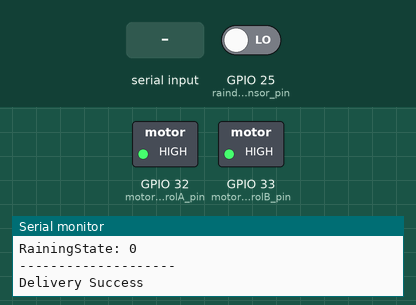
A sketch run on a simulated ESP32. Parts: switched loads named in the sketch (green lamp = pin HIGH), the last lines printed to the serial monitor. The inputs (shaded band) are chosen by the test bench; at power-on: GPIO 25 (raindropSensor_pin) LOW. WiFi joins after 1.5 s; servers stay silent unless stated.

Above: at 4.7 s.
4.8 s: GPIO 25 (raindropSensor_pin) driven HIGH
At 7.9 s:
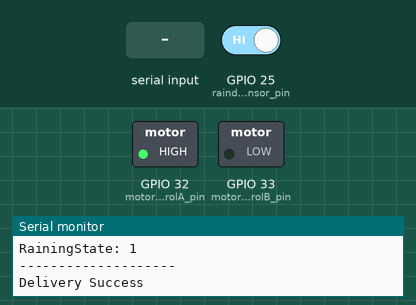
12.5 s: "CMD_EXTEND\n" received over Serial
At 13.2 s:
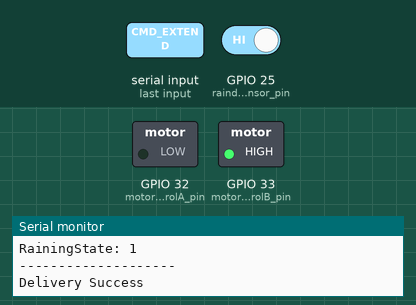
19.5 s: "f\n" received over Serial
At 20.9 s:
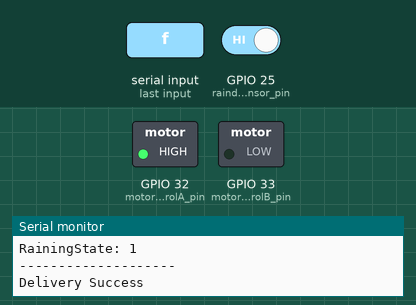
Timing chart, 0 to 25.0 s (numbered marks = the images above; inputs shaded):
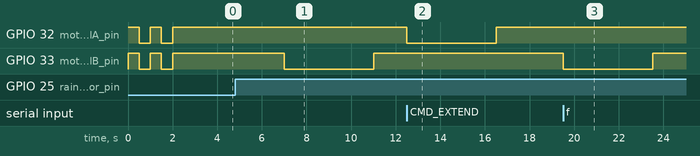

The sketch:

ESP32-SensorNode.ino
```cpp
#include "globals.hpp"
#include "payloads.hpp"
#include <esp_now.h>
#include <WiFi.h>
//#include "firebase.hpp"

#define VOICE_UART Serial1
#define VOICE_UART_BAUD 115200
#define VOICE_UART_RX 16 //rx sensornode
#define VOICE_UART_TX 17 //sent to esps3

TaskHandle_t controlTaskHandler;
TaskHandle_t sendStateTaskHandler;
QueueHandle_t eventQueue;

void readVoiceUART();

CoverState coverState = UNKNOWN;
MotorState motorState = HALT;
RainingState rainingState = DRY;

// entry point for sending out parameters
void sendStateTask(void *pvParameters) {
  Packet p;
  for (;;) {
    Serial.printf("MotorState: %d\n", motorState);
    Serial.printf("CoverState: %d\n", coverState);
    Serial.printf("RainingState: %d\n", rainingState);
    Serial.println("--------------------");

    p.header.src = BRAIN;
    p.header.dst = MINT;
    p.header.type = MSG_STATE;
    p.payload.state.motorState = motorState;
    p.payload.state.coverState = coverState;
    p.payload.state.rainingState = rainingState;
    if (xQueueSend(espNowQueue, &p, portMAX_DELAY) != pdTRUE) {
      Serial.println("Failed to send to esp-now queue");
    }
    vTaskDelay(pdMS_TO_TICKS(1000)); // send every x milliseconds
  }
}
// ===== ESP-NOW receive callback (จาก Beau) =====
// void OnDataRecv(const esp_now_recv_info * info, const uint8_t *data, int len) {
//   if (len <= 0 || data == nullptr) return;

//   // แปลง data เป็นสตริง
//   String msg = String((const char *)data);
//   msg.trim();

//   Serial.print("ESP-NOW recv: ");
//   Serial.println(msg);

//   EventType e;

//   if (msg == "CMD_EXTEND") {
//     e = CMD_EXTEND;
//   } else if (msg == "CMD_RETRACT") {
//     e = CMD_RETRACT;
//   } else {
//     Serial.println("Unknown ESP-NOW message, ignore");
//     return;
//   }

//   if (eventQueue != nullptr) {
//     if (xQueueSend(eventQueue, &e, 0) != pdTRUE) {
//       Serial.println("Failed to enqueue event from ESP-NOW");
//     }
//   }
// }

// controlling motor on event received
void controlTask(void *pvParameters) {
  EventType e;
  WantedState wantedState;
  for (;;) {
    if (xQueueReceive(eventQueue, &e, portMAX_DELAY) == pdTRUE) {
      switch (e) {
        case RAIN_ON:
          Serial.println("RAIN_ON");
          if (coverState != EXTENDED) {
            wantedState = WANT_EXTEND;
            if (xQueueSend(motorQueue, &wantedState, portMAX_DELAY) != pdTRUE) {
              Serial.println("Failed to send to queue via activation signal");
            }
          }
          break;
        case RAIN_OFF:
          Serial.println("RAIN_OFF");
          if (coverState != RETRACTED) {
            wantedState = WANT_RETRACT;
            if (xQueueSend(motorQueue, &wantedState, portMAX_DELAY) != pdTRUE) {
              Serial.println("Failed to send to queue via deactivation signal");
            }
          }
          break;
        case CMD_EXTEND:
          Serial.println("CMD_EXTEND");
          if (coverState != EXTENDED) {
            wantedState = WANT_EXTEND;
            if (xQueueSend(motorQueue, &wantedState, portMAX_DELAY) != pdTRUE) {
              Serial.println("Failed to send to queue via activation signal");
            }
          }
          break;
        case CMD_RETRACT:
          Serial.println("CMD_RETRACT");
          if (coverState != RETRACTED) {
            wantedState = WANT_RETRACT;
            if (xQueueSend(motorQueue, &wantedState, portMAX_DELAY) != pdTRUE) {
              Serial.println("Failed to send to queue via deactivation signal");
            }
          }
          break;
        default:
          Serial.println("Unknown event");
          wantedState = NONE;
          break;
      }
    } else {
      Serial.println("eventQueue receive error.");
    }
    vTaskDelay(pdMS_TO_TICKS(10));
  }
}

void setup() {
  Serial.begin(115200);

  VOICE_UART.begin(VOICE_UART_BAUD, SERIAL_8N1, VOICE_UART_RX, VOICE_UART_TX);
  eventQueue = xQueueCreate(16, sizeof(EventType));
  if (eventQueue == nullptr) {
    Serial.println("Failed to create eventQueue");
  }
  // setups
  setupMotor();
  setupSensors();
  setupEspNow();

  xTaskCreatePinnedToCore(controlTask, "main-control-task", 8192, NULL, 2, &controlTaskHandler, 0);
  xTaskCreatePinnedToCore(sendStateTask, "send-state-task", 8192, NULL, 2, &sendStateTaskHandler, 1);
  Serial.println("Setup Complete!");
}

void loop() {
  // put your main code here, to run repeatedly:
  readCommand();
}
```

actuators.ino
```cpp
#include "globals.hpp"

const uint8_t motorControlA_pin = 32;
const uint8_t motorControlB_pin = 33;

QueueHandle_t motorQueue;
TaskHandle_t motorTaskHandler;

void setupMotor() {
  pinMode(motorControlA_pin, OUTPUT);
  pinMode(motorControlB_pin, OUTPUT);

  for (int i = 0; i < 2; i++) {
    digitalWrite(motorControlA_pin, HIGH);
    digitalWrite(motorControlB_pin, HIGH);
    delay(500);
    digitalWrite(motorControlA_pin, LOW);
    digitalWrite(motorControlB_pin, LOW);
    delay(500);
  }
  digitalWrite(motorControlA_pin, HIGH);
  digitalWrite(motorControlB_pin, HIGH);

  motorQueue = xQueueCreate(16, sizeof(WantedState));
  if (motorQueue == NULL) {
    Serial.println("Failed to create motorQueue!");
    while (true) { delay(1000); }
  }

  xTaskCreatePinnedToCore(motorTask, "motor-task", 8192, NULL, 1, &motorTaskHandler, 0);
}

void motorTask(void *pvParameters) {
  WantedState command;

  for (;;) {
    if (xQueueReceive(motorQueue, &command, portMAX_DELAY) == pdTRUE) {
      if (command == NONE) {
        digitalWrite(motorControlA_pin, HIGH);
        digitalWrite(motorControlB_pin, HIGH);
        motorState = HALT;
      }
      else if (command == WANT_EXTEND && coverState != EXTENDED) {
        Serial.println("MOTOR: EXTEND");
        digitalWrite(motorControlA_pin, HIGH);
        digitalWrite(motorControlB_pin, LOW);
        motorState = WORKING;
        vTaskDelay(pdMS_TO_TICKS(4000));


        WantedState afterCommand = NONE;
        xQueueSend(motorQueue, &afterCommand, portMAX_DELAY);

        coverState = EXTENDED;
      }
      else if (command == WANT_RETRACT && coverState != RETRACTED) {
        Serial.println("MOTOR: RETRACT");
        digitalWrite(motorControlA_pin, LOW);
        digitalWrite(motorControlB_pin, HIGH);
        motorState = WORKING;
        vTaskDelay(pdMS_TO_TICKS(4000));

        WantedState afterCommand = NONE;
        xQueueSend(motorQueue, &afterCommand, portMAX_DELAY);

        coverState = RETRACTED;
      }
      else {
        Serial.println("Unknown command received from motorQueue.");
      }
    } else {
      Serial.println("motorQueue receive error.");
    }
    vTaskDelay(pdMS_TO_TICKS(10));
  }
}
```

esp-now.ino
```cpp
#include "globals.hpp"
#include "payloads.hpp"
#include <esp_now.h>
#include <esp_wifi.h>
#include <WiFi.h>

TaskHandle_t espNowTaskHandler;
QueueHandle_t espNowQueue;

esp_now_peer_info_t peerInfo1 = {};
esp_now_peer_info_t peerInfo2 = {};
Packet receivedPacket;

uint8_t MINT_MAC[] = { 0x44, 0x1D, 0x64, 0xBE, 0x24, 0xCC };
uint8_t BRAIN_MAC[] = { 0x28, 0x56, 0x2F, 0x49, 0x6A, 0x54 };
uint8_t BEAU_MAC[] = { 0xD0, 0xCF, 0x13, 0x15, 0x4A, 0x2C };

void setupEspNow() {
  WiFi.mode(WIFI_STA);
  WiFi.begin("AAA", "11111111");
  Serial.print("Waiting for WiFi init");
  while (WiFi.status() != WL_CONNECTED) {
    Serial.print(".");
    delay(10);
  }
  Serial.print("WiFi channel: ");
  Serial.println(WiFi.channel());

  if (esp_now_init() != ESP_OK) {
    Serial.println("ESP-NOW initialization failed");
    return;
  }

  esp_now_register_send_cb(esp_now_send_cb_t(OnDataSent));

  memcpy(peerInfo1.peer_addr, MINT_MAC, 6);
  peerInfo1.channel = 0;
  peerInfo1.encrypt = false;
  peerInfo2.channel = 0;
  peerInfo2.encrypt = false;

  if (esp_now_add_peer(&peerInfo1) != ESP_OK) {
    Serial.println("Failed to add peer 1 (MINT)");
    return;
  } else {
    Serial.println("Peer added! (MINT)");
  }

  esp_now_register_recv_cb(esp_now_recv_cb_t(OnDataRecv));

  espNowQueue = xQueueCreate(16, sizeof(Packet));
  xTaskCreatePinnedToCore(espNowTask, "esp-now-task", 8192, NULL, 2, &espNowTaskHandler, 0);
}

void OnDataSent(const uint8_t *mac_addr, esp_now_send_status_t status) {
  Serial.println(status == ESP_NOW_SEND_SUCCESS ? "Delivery Success" : "Delivery Fail");
}

void OnDataRecv(const uint8_t *mac_addr, const uint8_t *incomingData, int len) {
  Serial.print("Bytes received: ");
  Serial.println(len);

  if (len < (int)sizeof(Packet)) {
    Serial.println("Error: Data size too small for Packet");
    return;
  }

  memcpy(&receivedPacket, incomingData, sizeof(Packet));

  // if (memcmp(mac_addr, MINT_MAC, 6) == 0 || memcmp(mac_addr, BEAU_MAC, 6) == 0) {
    EventType event;
    switch (receivedPacket.header.type) {
      case MSG_CMD:
         event = (receivedPacket.payload.cmd.openCover) ? CMD_EXTEND : CMD_RETRACT;
        xQueueSend(eventQueue, &event, portMAX_DELAY);
        break;
      case MSG_STATE:
        Serial.println("Unexpected message type received");
        break;
      case MSG_SENSOR:
        Serial.println("Unexpected message type received");
        break;
      case MSG_ACK:
        Serial.println("Unexpected message type received");
        break;
      default:
        Serial.println("Unexpected/Undefined message type received");
        break;
    }
  // } else {
  //   Serial.println("Unknown source of received data");
  // }
}


void espNowTask(void *pvParameters) {
  Packet p;
  for (;;) {
    if (xQueueReceive(espNowQueue, &p, portMAX_DELAY)) {
      switch (p.header.dst) {
        case MINT:
          if (esp_now_send(MINT_MAC, (uint8_t *)&p, sizeof(p)) != ESP_OK) {
            Serial.println("Error sending data");
          }
          break;
        // case BEAU: result = esp_now_send(BEAU_MAC, (uint8_t *) &p, sizeof(p));
        // case BRAIN: result = esp_now_send(BRAIN_MAC, (uint8_t *) &p, sizeof(p));
        default: Serial.println("Illegal Operation for this board.");
      }
    }
    vTaskDelay(pdMS_TO_TICKS(10));
  }
}
```

globals.hpp
```cpp
#ifndef GLOBALS_HPP
#define GLOBALS_HPP

// enum for sending out to other nodes
enum CoverState {
  UNKNOWN,
  RETRACTED,
  EXTENDED
};

enum MotorState {
  HALT,
  WORKING
};

enum RainingState {
  DRY,
  RAINING
};

// where we want plastic cover to be now
enum WantedState {
  NONE,
  WANT_RETRACT,
  WANT_EXTEND
};

enum BoardId : uint8_t {
  MINT = 0,
  BRAIN = 1,
  BEAU = 2
};

// outside factors/sensors/commands
enum EventType {
  RAIN_ON,
  RAIN_OFF,
  CMD_EXTEND,
  CMD_RETRACT
};

enum MessageType {
  MSG_ACK = 0,
  MSG_CMD = 1,
  MSG_STATE = 2,
  MSG_SENSOR = 3
};

extern CoverState coverState;
extern MotorState motorState;
extern RainingState rainingState;

// queues
extern QueueHandle_t eventQueue;
extern QueueHandle_t motorQueue;
extern QueueHandle_t espNowQueue;

#endif
```

payloads.hpp
```cpp
#ifndef PAYLOADS_HPP
#define PAYLOADS_HPP

#include "globals.hpp"

struct SensorPayload {
  float humidity1;
  float humidity2;
  float temperature;
  uint16_t light;
  bool isRaining;
};

struct CommandPayload {
  bool openCover;
};

struct StatePayload {
  CoverState coverState;
  MotorState motorState;
  RainingState rainingState;
};

struct PacketHeader {
  BoardId src;
  BoardId dst;
  MessageType type;
  uint16_t seq;
};

struct Packet {
  PacketHeader header;
  union {
    CommandPayload cmd;
    SensorPayload sensor;
    StatePayload state;
  } payload;
} __attribute__((packed)) ;

#endif
```

sensors.ino
```cpp
#include "globals.hpp"

const uint8_t raindropSensor_pin = 25;

TaskHandle_t rainSensorTask;

void setupSensors() {
  pinMode(raindropSensor_pin, INPUT);
  xTaskCreatePinnedToCore(readRaindrop, "read-raindrop-task", 8192, NULL, 1, &rainSensorTask, 0);
}

// entry for external commands
void readCommand() {
  if (Serial.available()) {
    String input = Serial.readStringUntil('\n');
    EventType event = input.startsWith("f") ? CMD_EXTEND : CMD_RETRACT;
    xQueueSend(eventQueue, &event, portMAX_DELAY);
  }
}

// raindrop sensor & rain state updates
void readRaindrop(void *pvParameters) {
  EventType lastEvent = (digitalRead(raindropSensor_pin)) ? RAIN_ON : RAIN_OFF;
  for (;;) {
    bool isRaining = (bool) digitalRead(raindropSensor_pin);
    rainingState = isRaining ? RAINING : DRY;
    EventType event = isRaining ? RAIN_ON : RAIN_OFF;
    if (event != lastEvent) {
      xQueueSend(eventQueue, &event, portMAX_DELAY); // only send if state change
      lastEvent = event;
    }
    vTaskDelay(pdMS_TO_TICKS(5000));
  }
}
//read esps3 from uart
void readVoiceUART() {
  if (VOICE_UART.available()) {
    String cmd = VOICE_UART.readStringUntil('\n');
    Serial.println("UART RECEIVED !!! It says ");
    Serial.print(cmd);
    cmd.trim();

    EventType e;
    if (cmd == "CMD_EXTEND") {
      e = CMD_EXTEND;
    } else if (cmd == "CMD_RETRACT") {
      e = CMD_RETRACT;
    } else {
      return;
    }

    xQueueSend(eventQueue, &e, portMAX_DELAY);
  }
}
```

Measured:
- after the input at 4.8 s, GPIO 33 (motorControlB_pin): HIGH → LOW after 2.2 s, → HIGH 4.0 s later
- after the input at 12.5 s, GPIO 32 (motorControlA_pin): HIGH → LOW at once, → HIGH 4.0 s later
- after the input at 19.5 s, GPIO 33 (motorControlB_pin): HIGH → LOW at once, → HIGH 4.0 s later
